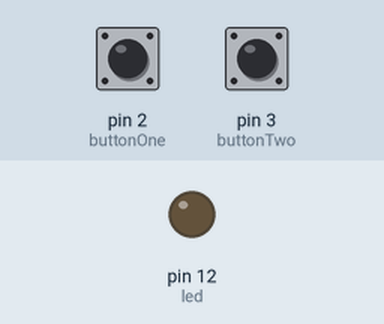
Simulated run of this sketch. Board: Arduino Uno, built with avr-gcc and run on an emulated ATmega328P. Parts: output pins drawn as LEDs (lit = HIGH). The test bench sets the inputs (shaded band); at power-on: pin 2 (buttonOne) LOW, pin 3 (buttonTwo) LOW.

Above: at 1.2 s.
1.3 s: pin 2 (buttonOne) pulled HIGH for 0.15 s
At 1.37 s:
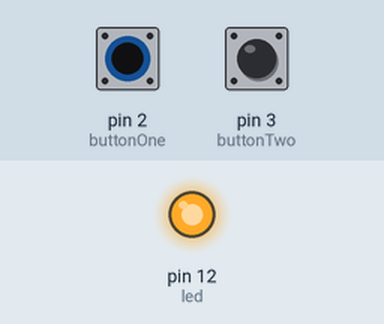
2.9 s: pin 2 (buttonOne) pulled HIGH for 3.2 s
At 6.6 s:
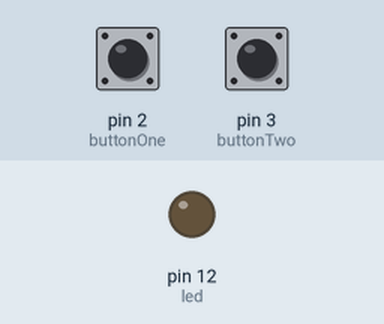
7.6 s: pin 3 (buttonTwo) pulled HIGH for 3.2 s
At 8.9 s:
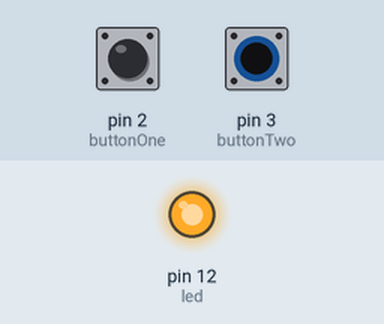
Timing chart, 0 to 12.3 s (numbered marks = the images above; inputs shaded):
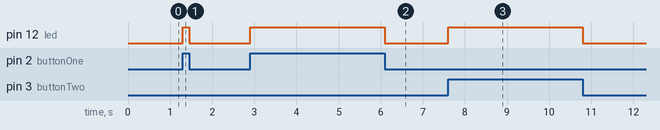

The sketch:

push-buttons-or.ino
```cpp
char buttonOne = 2;
char buttonTwo = 3;
char led = 12;

char valueOne = 0;
char valueTwo = 0;
char ledValue = 0;

void setup()
{
	pinMode(led, OUTPUT);
	pinMode(buttonOne, INPUT);
	pinMode(buttonTwo, INPUT);
}

void loop()
{
	valueOne = digitalRead(buttonOne);
	valueTwo = digitalRead(buttonTwo);

	ledValue = valueOne || valueTwo;
	// ledValue = valueOne && valueTwo;

	digitalWrite(led, ledValue);
}
```

Measured:
- after the input at 1.3 s, pin 12 (led): LOW → HIGH at once, → LOW 0.15 s later
- after the input at 2.9 s, pin 12 (led): LOW → HIGH at once, → LOW 3.2 s later
- after the input at 7.6 s, pin 12 (led): LOW → HIGH at once, → LOW 3.2 s later
